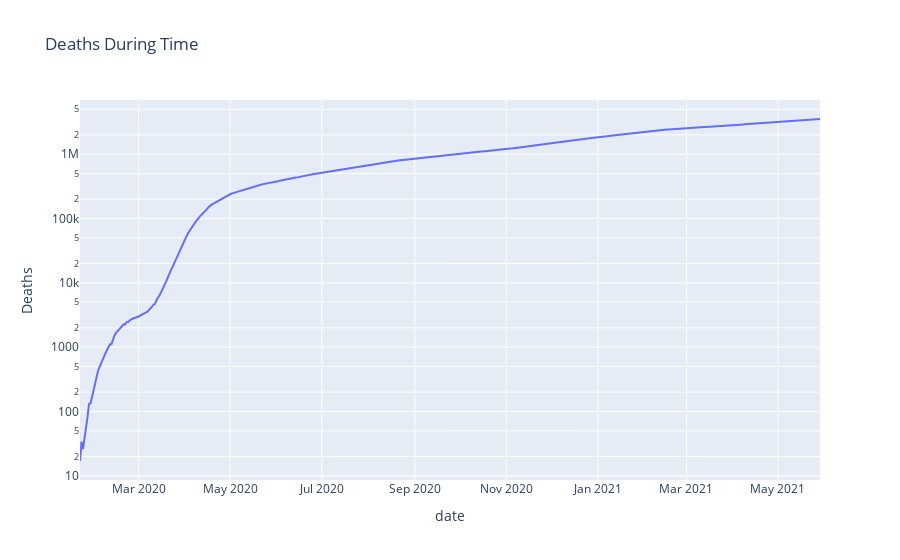

Here is the notebook cell this chart was saved with:
### Code cell
px.line(x=dff.groupby(by=['date'])['Deaths'].sum().index,y=dff.groupby(by=['date'])['Deaths'].sum().values,
       title='Deaths During Time',labels={'x':'date','y':'Deaths'},log_y=True)

### Figure 1 — Plotly figure (JSON) as saved in the notebook; plotly's stock layout.template omitted (floating-point values rounded to 4 significant figures; data arrays with more than 128 entries replaced by an {"elided": "..."} marker saying what was removed)
{"data": [{"hovertemplate": "date=%{x}<br>Deaths=%{y}<extra></extra>", "legendgroup": "", "line": {"color": "#636efa", "dash": "solid"}, "marker": {"symbol": "circle"}, "mode": "lines", "name": "", "orientation": "v", "showlegend": false, "type": "scatter", "x": {"elided": "494 str values"}, "xaxis": "x", "y": {"elided": "494 int values"}, "yaxis": "y"}], "layout": {"legend": {"tracegroupgap": 0}, "title": {"text": "Deaths During Time"}, "xaxis": {"anchor": "y", "domain": [0, 1], "title": {"text": "date"}}, "yaxis": {"anchor": "x", "domain": [0, 1], "title": {"text": "Deaths"}, "type": "log"}}}
